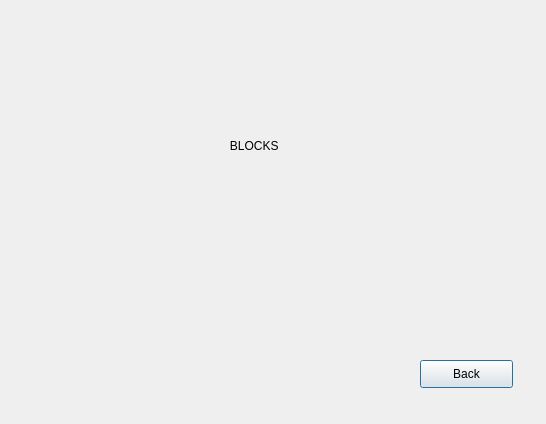
<?xml version="1.0" encoding="UTF-8"?>
<ui version="4.0">
 <class>Blocks</class>
 <widget class="QDialog" name="Blocks">
  <property name="geometry">
   <rect>
    <x>0</x>
    <y>0</y>
    <width>546</width>
    <height>424</height>
   </rect>
  </property>
  <property name="windowTitle">
   <string>Dialog</string>
  </property>
  <widget class="QLabel" name="label">
   <property name="geometry">
    <rect>
     <x>190</x>
     <y>90</y>
     <width>151</width>
     <height>111</height>
    </rect>
   </property>
   <property name="text">
    <string>            BLOCKS</string>
   </property>
  </widget>
  <widget class="QPushButton" name="pushBack">
   <property name="geometry">
    <rect>
     <x>420</x>
     <y>360</y>
     <width>93</width>
     <height>28</height>
    </rect>
   </property>
   <property name="text">
    <string>Back</string>
   </property>
  </widget>
 </widget>
 <resources/>
 <connections/>
</ui>
